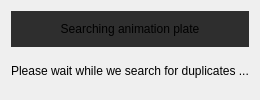
                 <widget class="QWidget" name="page_lookingforduplicate">
                  <layout class="QVBoxLayout" name="verticalLayout_12">
                   <item>
                    <widget class="QWidget" name="widget_scanninganimationwrapper" native="true">
                     <property name="styleSheet">
                      <string notr="true">background-color: rgb(46, 46, 46);
border: 0;</string>
                     </property>
                     <layout class="QVBoxLayout" name="verticalLayout_17">
                      <item>
                       <widget class="QLabel" name="label_scanninganimation">
                        <property name="maximumSize">
                         <size>
                          <width>16777215</width>
                          <height>16777215</height>
                         </size>
                        </property>
                        <property name="styleSheet">
                         <string notr="true"/>
                        </property>
                        <property name="text">
                         <string>Searching animation plate</string>
                        </property>
                        <property name="alignment">
                         <set>Qt::AlignCenter</set>
                        </property>
                       </widget>
                      </item>
                     </layout>
                    </widget>
                   </item>
                   <item>
                    <widget class="QLabel" name="label_scanningmessage">
                     <property name="text">
                      <string>Please wait while we search for duplicates ...</string>
                     </property>
                    </widget>
                   </item>
                  </layout>
                 </widget>
